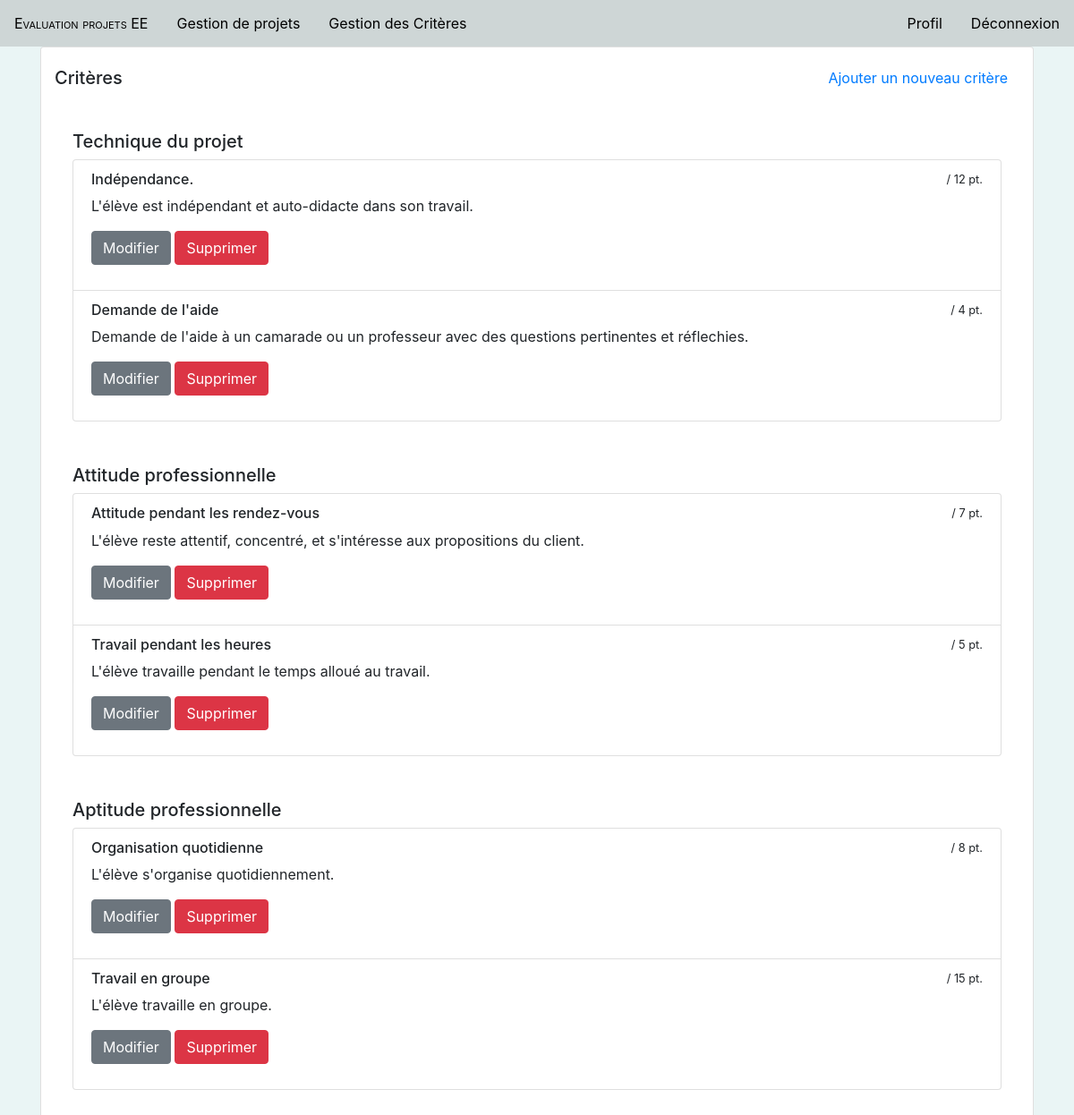
Screenshot of /index.php?page=criteres (signed in) with the database file from the repository.
### tables this page shows
CREATE TABLE `categories` (
  `idCategorie` int(11) NOT NULL,
  `categorie` varchar(50) NOT NULL
);

CREATE TABLE `criteres` (
  `idCritere` int(11) NOT NULL,
  `critere` varchar(50) NOT NULL,
  `definition` text NOT NULL,
  `pointsMax` int(11) NOT NULL,
  `idCategorie` int(11) NOT NULL
);

### model/getCategoriesCriteres.php (called while the page is built)
<?php
function getCategoriesCriteres() {
  $db = connectDB();
  $query = $db->prepare("SELECT * FROM categories ");
  if ($query->execute()) {
    $tab = $query->fetchAll(PDO::FETCH_ASSOC);
    return $tab;
  }
  else {
  }
}
?>

### model/getAllCriteresByCategories.php (called while the page is built)
<?php
function getAllCriteresByCategories($idCategorie) {
  $db = connectDB();
  $query = $db->prepare("SELECT * FROM criteres WHERE idCategorie = ?");
  $query->bindParam(1, $idCategorie);
  if ($query->execute()) {
    $tab = $query->fetchAll(PDO::FETCH_ASSOC);
    return $tab;
  }
  else {
  }
}
?>

### views/gestionCriteres.php (the view, shortened to what this page needs)
<?php
include 'model/getCategoriesCriteres.php';
include 'model/getAllCriteresByCategories.php';
?>
<div class="container">
  <div class="card">
    <div style="display: inline-block; width: 100%; padding: 15px;">
      <h5 class="card-title" style="display: inline-block; margin-top: 7px;">Critères</h5>
      <button type="button" class="btn btn-link" style="float: right;" data-toggle="modal" data-target="#modalAjoutCritereGestion">Ajouter un nouveau critère</button>
    </div>
   <div class="card-body">
     <div class="container">
       <?php foreach (getCategoriesCriteres() as $categorie) {
         echo "<h5>".$categorie["categorie"]."</h5>";
         if (!empty(getAllCriteresByCategories($categorie["idCategorie"]))) {
           echo "<ul class=\"list-group\">";
           foreach (getAllCriteresByCategories($categorie["idCategorie"]) as $critere) {
             echo "<li class=\"list-group-item\"><form action=\"#\" method=\"POST\">";
             echo " <small style=\"float: right;\">/ ".$critere["pointsMax"]." pt.</small><h6>".$critere["critere"]."</h6> <p>".$critere["definition"]."<p>";
             echo "<button class=\"btn btn-secondary\" type=\"submit\" name=\"action\" value=\"modifier\">Modifier</button>&nbsp;<button class=\"btn btn-danger\"type=\"submit\" name=\"action\" value=\"supprimer\">Supprimer</button></li>";
           }
           echo "</ul><br><br>";
         }
         else {
           echo "<div class=\"alert alert-secondary\" role=\"alert\">Aucun critères ajoutés pour l'instant</div>";
         }
       } ?>
     </div>
   </div>
 </div>
</div>

### css/style.css (style rules this page uses)
html, body { background-color: #EAF5F5 !important; }

### rows the page displays
categories: categorie "Technique du projet"
criteres: pointsMax "12", critere "Indépendance.", definition "L'élève est indépendant et auto-didacte dans son travail."
criteres: pointsMax "4", critere "Demande de l'aide", definition "Demande de l'aide à un camarade ou un professeur avec des questions pertinentes et réflechies."
categories: categorie "Attitude professionnelle"
criteres: pointsMax "7", critere "Attitude pendant les rendez-vous", definition "L'élève reste attentif, concentré, et s'intéresse aux propositions du client."
criteres: pointsMax "5", critere "Travail pendant les heures", definition "L'élève travaille pendant le temps alloué au travail."
categories: categorie "Aptitude professionnelle"
criteres: pointsMax "8", critere "Organisation quotidienne", definition "L'élève s'organise quotidiennement."
criteres: pointsMax "15", critere "Travail en groupe", definition "L'élève travaille en groupe."
